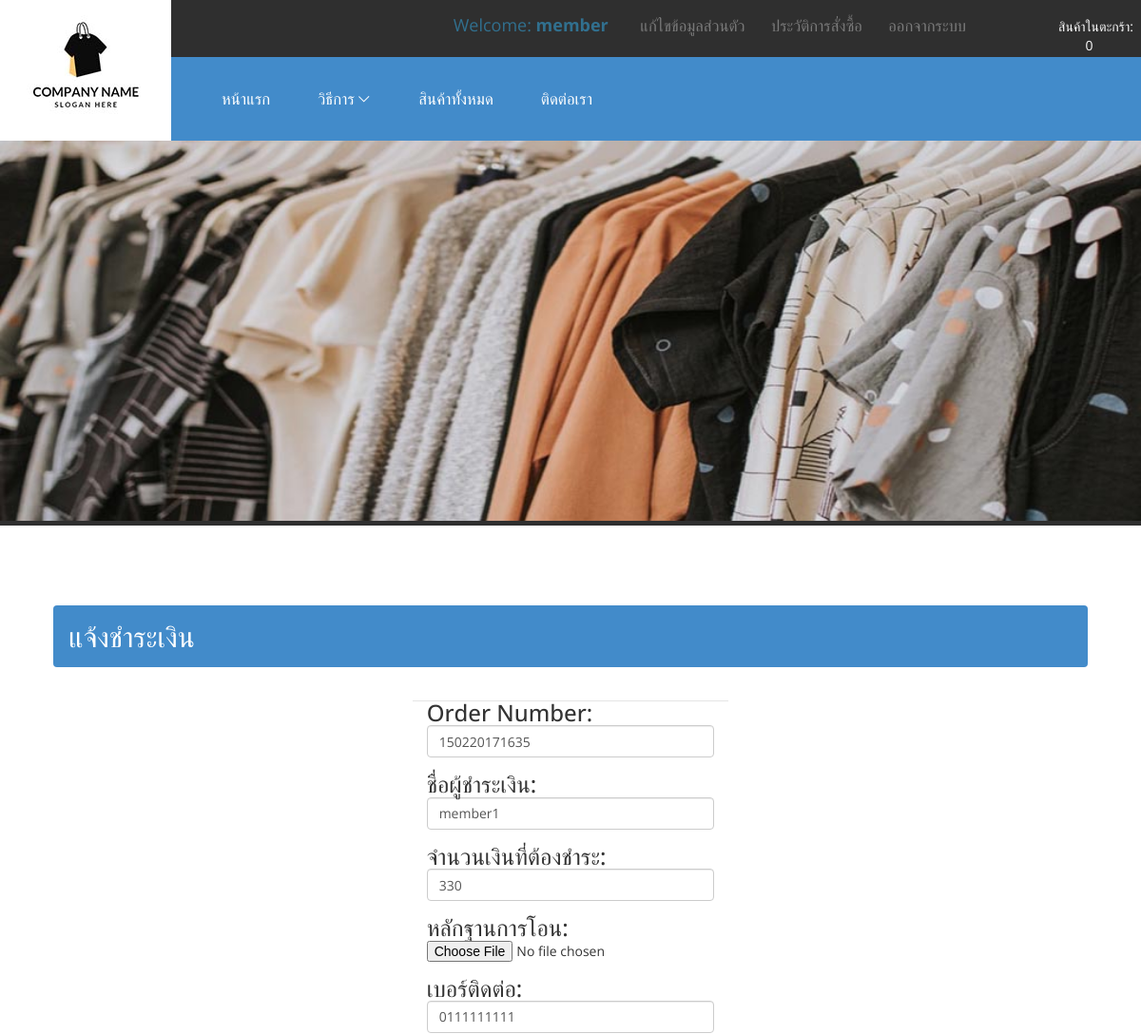
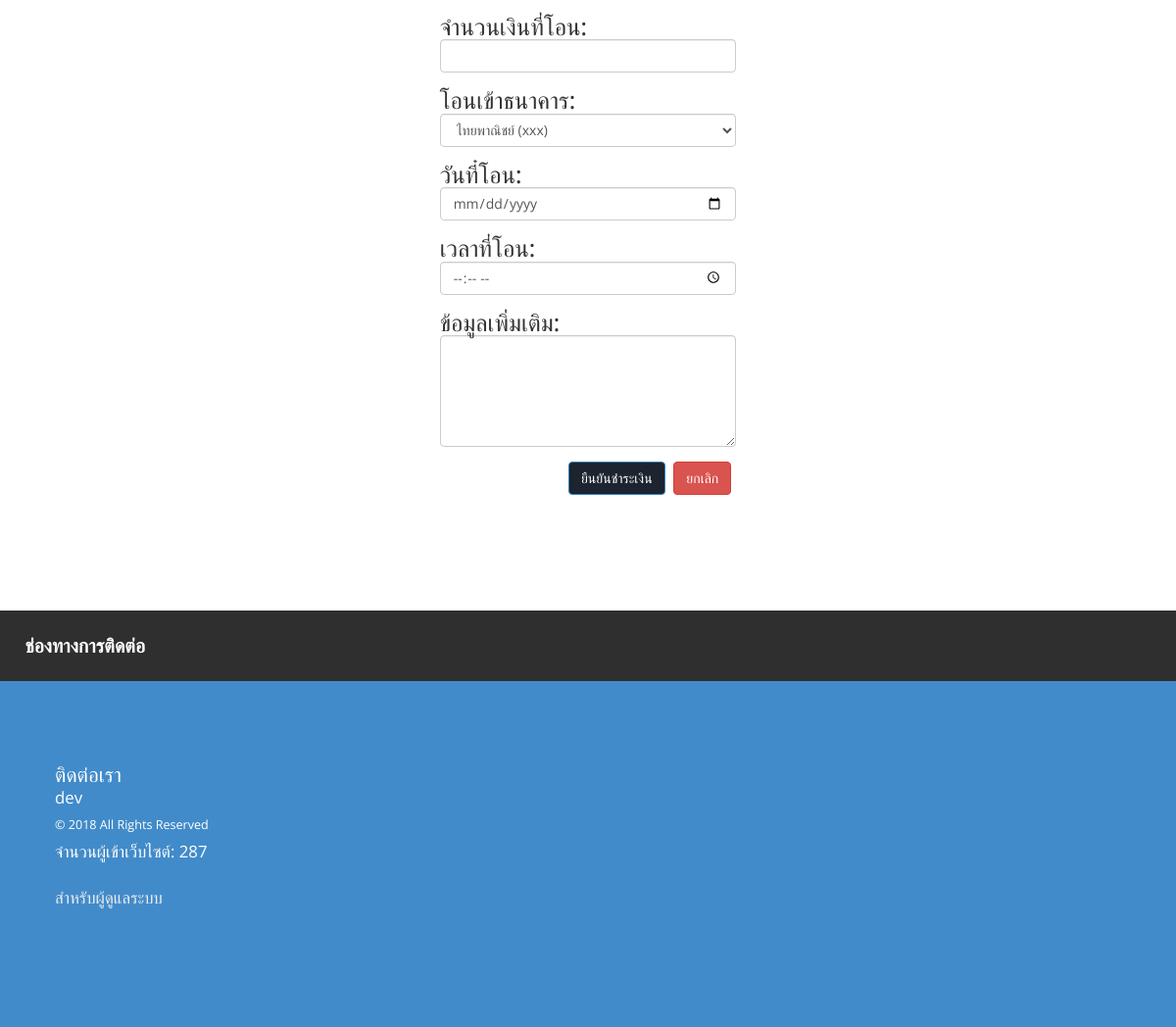
Page /payment.php?id=4 (signed in) on the committed database (2 pictures, top to bottom).
### tables this page shows
CREATE TABLE `orders` (
  `Ord_ID` int(11) NOT NULL,
  `Ord_Number` varchar(20) NOT NULL,
  `Mem_ID` int(11) NOT NULL,
  `Ord_Note` text NOT NULL,
  `Ord_AddressSend` text NOT NULL,
  `Ord_Shipping` varchar(5) NOT NULL,
  `Ord_AmountTotal` varchar(20) NOT NULL,
  `Ord_PriceTotal` varchar(20) NOT NULL,
  `Ord_DateShipping` varchar(20) NOT NULL,
  `Ord_NumberShipping` varchar(30) NOT NULL,
  `Ord_DateBuy` date NOT NULL,
  `Ord_Status` int(11) NOT NULL COMMENT '0 = รอชำระเงิน 1= ตรวจสอบชำระเงิน 2 = ชำระเงินเรียบร้อย 3 = จัดส่งเรียบร้อย 4 = ยกเลิกรายการ'
);

CREATE TABLE `member` (
  `Mem_ID` int(11) NOT NULL,
  `Mem_User` varchar(30) NOT NULL,
  `Mem_Pass` varchar(30) NOT NULL,
  `Mem_Name` varchar(100) NOT NULL,
  `Mem_Email` varchar(50) NOT NULL,
  `Mem_Tel` varchar(15) NOT NULL,
  `Mem_Address` text NOT NULL,
  `Mem_Date` date NOT NULL,
  `Mem_Permission` int(11) NOT NULL COMMENT '1 = ใช้งาน 2 = ยกเลิก',
  `Mem_Status` int(11) NOT NULL COMMENT '1 = admin 2 = user'
);

### payment.php (the view, shortened to what this page needs)
<?php require_once "header.php";?>
	<div class="content-grids">
	<h2 class="alert bg-primary">แจ้งชำระเงิน</h2>
	<div class="col-md-4 col-md-offset-4 content-grid">
		<form name="form1" method="post" action="?data=payment" onsubmit="return chk_error();" enctype="multipart/form-data">
       <?php
       $sql2 = $conn->query("select * from orders o,member m where o.Mem_ID = m.Mem_ID && o.Ord_ID = '$_REQUEST[id]'");
       $show2 = $sql2->fetch_assoc();
       ?>
      <div class="form-group col-md-12">
            <h3>Order Number:</h3>
            <input name="order" type="text" class="form-control" readonly value="<?php echo $show2['Ord_Number'];?>">
          </div>
          <div class="form-group col-md-12">
            <h3>ชื่อผู้ชำระเงิน:</h3>
            <input name="name" type="text" class="form-control" required value="<?php echo $show2['Mem_Name'];?>">
          </div>
          <div class="form-group col-md-12">
            <h3>จำนวนเงินที่ต้องชำระ:</h3>
            <input name="price" type="text" class="form-control" disabled value="<?php echo $show2['Ord_PriceTotal'];?>">
          </div>
          <div class="form-group col-md-12">
            <h3>หลักฐานการโอน:</h3>
            <input name="file" type="file" class="file" required>
          </div>
          <div class="form-group col-md-12">
            <h3>เบอร์ติดต่อ:</h3>
            <input name="tel" type="text" class="form-control" required onKeyPress="CheckNumber()" value="<?php echo $show2['Mem_Tel'];?>">
          </div>
          <div class="form-group col-md-12">
            <h3>จำนวนเงินที่โอน:</h3>
            <input name="priceoln" type="text" class="form-control" required>
          </div>
          <div class="form-group col-md-12">
            <h3>โอนเข้าธนาคาร:</h3>
            <select name="bank" class="form-control">
      <option value="ไทยพาณิชย์">ไทยพาณิชย์ (xxx)</option>
      </select>
          </div>
          <div class="form-group col-md-12">
            <h3>วันที๋โอน:</h3>
            <input name="date" type="date" class="form-control" required>
          </div>
          <div class="form-group col-md-12">
            <h3>เวลาที่โอน:</h3>
            <input name="time" type="time" class="form-control" required>
          </div>
          <div class="form-group col-md-12">
            <h3>ข้อมูลเพิ่มเติม:</h3>
            <textarea name="detail" class="form-control" rows="5" ></textarea>
          </div>
      <div class="modal-footer">
        <button type="submit" class="btn btn-primary btn-grad">ยืนยันชำระเงิน</button>
        <button type="button" class="btn btn-danger btn-grad" data-dismiss="modal">ยกเลิก</button>
      </div>
        </form>
		</div>
		<div class="clearfix"> </div>
	</div>
	</div>
<?php require_once "footer.php";?>
</body>
</html>

### css/style.css (style rules this page uses)
body { background: #ffffff;; font-family: 'Open Sans', sans-serif; }
h1,h2,h3,h4,h5,h6,label,p { margin:0; }
.content-grids { padding:6em 4em; }
.content-grid { position:relative; }

### rows in the picture
orders: order "150220171635", name "member1", price "330", tel "0111111111"

### other values in the picture
$_SESSION['ses_user_user'] "member"
$rows = $sql->num_rows "0"
$contact_web "dev"
$row "287"
